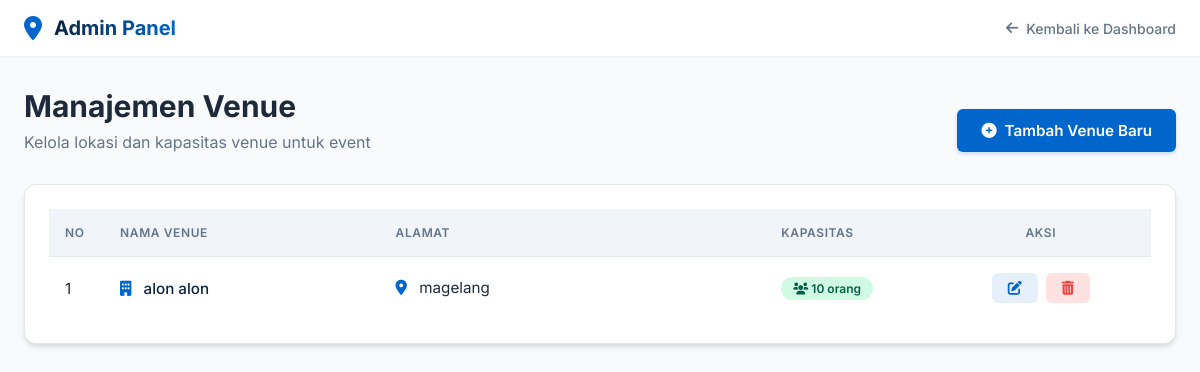
The app's page /admin/venue.php, older data.
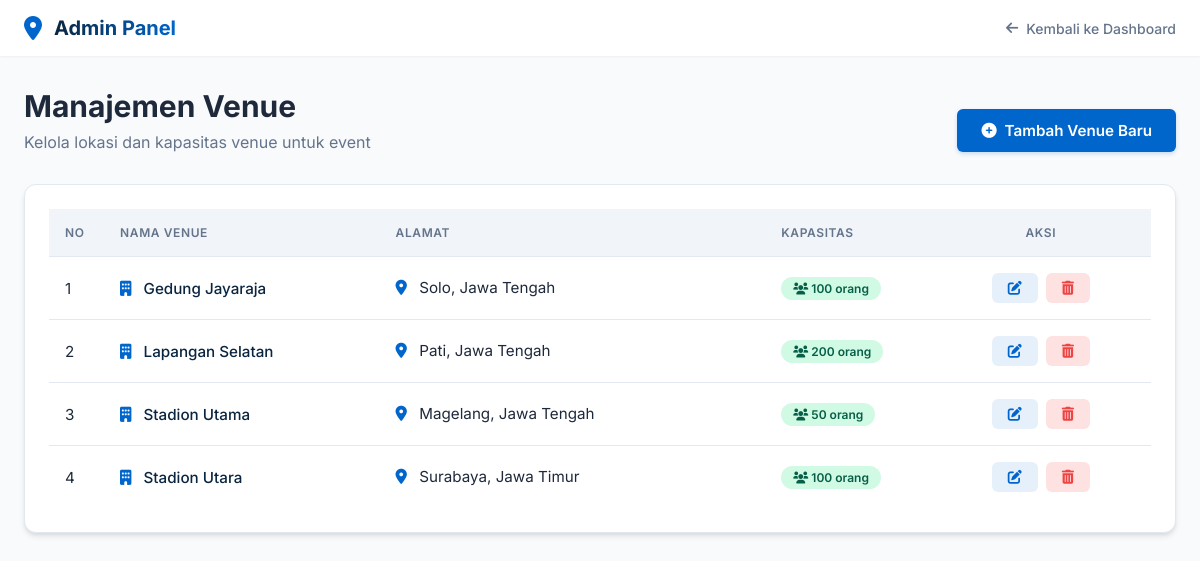
The same page, newer data.
### tables this page shows
CREATE TABLE `venue` (
  `id_venue` int(11) NOT NULL,
  `nama_venue` varchar(100) DEFAULT NULL,
  `alamat` text DEFAULT NULL,
  `kapasitas` int(11) DEFAULT NULL
);

### admin/venue.php (the view, shortened to what this page needs)
<?php
include '../config/koneksi.php';
$data = mysqli_query($conn, "SELECT * FROM venue ORDER BY nama_venue ASC");
?>
<!DOCTYPE html>
<html lang="id">
<head>
    <link rel="stylesheet" href="https://cdnjs.cloudflare.com/ajax/libs/font-awesome/6.0.0-beta3/css/all.min.css">
</head>
<body>
    <nav class="navbar">
        <div class="navbar-brand">
            <i class="fas fa-map-marker-alt"></i>
            <span>Admin Panel</span>
        </div>
        <div class="navbar-menu">
            <a href="dashboard.php"><i class="fas fa-arrow-left"></i> Kembali ke Dashboard</a>
        </div>
    </nav>
    <div class="container">
        <div class="page-header">
            <div>
                <h1 class="page-title">Manajemen Venue</h1>
                <p class="page-subtitle">Kelola lokasi dan kapasitas venue untuk event</p>
            </div>
            <button type="button" class="btn btn-primary" id="btnTambahVenue">
                <i class="fas fa-plus-circle"></i> Tambah Venue Baru
            </button>
        </div>
        <div class="card">
            <div class="table-responsive" style="padding: 1.5rem;">
                <table class="table">
                    <thead>
                        <tr>
                            <th width="5%">No</th>
                            <th width="25%">Nama Venue</th>
                            <th width="35%">Alamat</th>
                            <th width="15%">Kapasitas</th>
                            <th width="20%" style="text-align: center;">Aksi</th>
                        </tr>
                    </thead>
                    <tbody>
                        <?php
                        $no = 1;
                        if(mysqli_num_rows($data) > 0) {
                            while ($row = mysqli_fetch_assoc($data)) {
                        ?>
                        <tr>
                            <td><?= $no++ ?></td>
                            <td style="font-weight: 500; color: var(--navy);">
                                <i class="fas fa-building" style="color: var(--accent-blue); margin-right: 0.5rem;"></i>
                                <?= htmlspecialchars($row['nama_venue']) ?>
                            </td>
                            <td class="address-text">
                                <i class="fas fa-location-dot" style="color: var(--accent-blue); margin-right: 0.5rem;"></i>
                                <?= htmlspecialchars($row['alamat']) ?>
                            </td>
                            <td>
                                <span class="badge badge-capacity">
                                    <i class="fas fa-users"></i> <?= number_format($row['kapasitas'], 0, ',', '.') ?> orang
                                </span>
                            </td>
                            <td>
                                <div class="action-cell">
                                    <a href="?edit=<?= $row['id_venue'] ?>" class="btn btn-edit" title="Edit Venue">
                                        <i class="fas fa-edit"></i>
                                    </a>
                                    <a href="?hapus=<?= $row['id_venue'] ?>" class="btn btn-danger" title="Hapus Venue"
                                       onclick="return confirm('Apakah Anda yakin ingin menghapus venue ini? Venue yang memiliki event tidak dapat dihapus.')">
                                        <i class="fas fa-trash-alt"></i>
                                    </a>
                                </div>
                            </td>
                        </tr>
                        <?php
                            }
                        } ?>
                    </tbody>
                </table>
            </div>
        </div>
    </div>
</body>
</html>

Row changes from the older to the newer data that the page shows:
removed venue: nama_venue "alon alon", alamat "magelang", kapasitas "10"
added venue: nama_venue "Gedung Jayaraja", alamat "Solo, Jawa Tengah", kapasitas "100"
added venue: nama_venue "Lapangan Selatan", alamat "Pati, Jawa Tengah", kapasitas "200"
added venue: nama_venue "Stadion Utama", alamat "Magelang, Jawa Tengah", kapasitas "50"
added venue: nama_venue "Stadion Utara", alamat "Surabaya, Jawa Timur", kapasitas "100"
